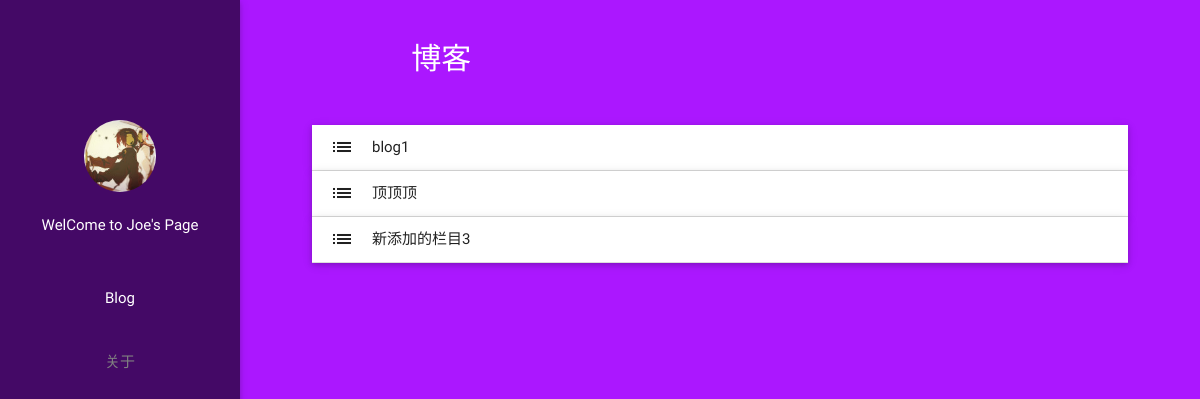
The app's page /blogs, older data.
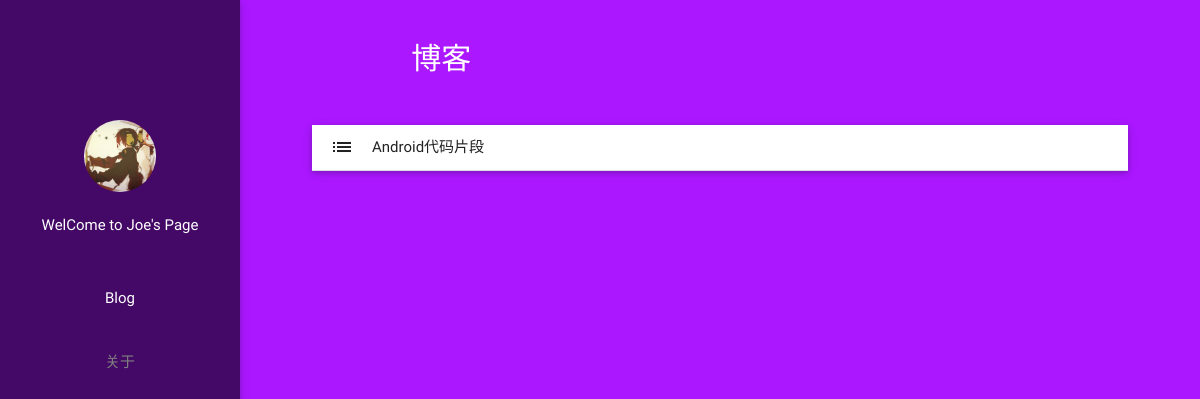
The same page, newer data.
### blog/models.py (models this page shows)
class BlogColumn(models.Model):
    name = models.CharField(max_length=20, unique=True, null=False)
    date = models.DateField(auto_now=True)

### blog/views.py (the view)
# urls.py: url(r'^blogs$', views.blog),
def blog(request):
    context = {"checkItem": 1, "title": "博客"}
    columns = BlogColumn.objects.all()
    blogs = Blog.objects.all()
    context['columns'] = columns
    context['blogs'] = blogs
    return render_to_response('blogs.html', context)

### templates/blogs.html (shortened to what this page needs)
{% extends 'index.html' %}
{% load staticfiles %}
{% block staticFile %}
    <link rel="stylesheet" href="{% static "css/index/blog.css" %}"/>
    <link rel="stylesheet" href="//cdnjs.cloudflare.com/ajax/libs/highlight.js/9.6.0/styles/dracula.min.css">
{% endblock %}
{% block content %}
    <ul class="collapsible popout" data-collapsible="expandable">
        {% for column in columns %}
            <li>
                <div class="collapsible-header"><i class="material-icons">list</i>{{ column.name }}</div>
            </li>
        {% endfor %}
    </ul>
{% endblock %}

### templates/index.html (shortened to what this page needs)
{% load staticfiles %}
<!DOCTYPE html>
<html>
<head>
    <link type="text/css" rel="stylesheet" href="{% static "css/materialize.min.css" %}" media="screen,projection"/>
    <link rel="stylesheet" href="{% static "css/index/index.css" %}">
    {% block staticFile %}
    {% endblock %}
</head>
<body>
<div>
    <ul id="sidemenu" class="side-nav fixed center show-on-large">
        <div id="menu" style="margin-top: 50%;">
            <img src="{% static "imgs/headimg.jpg" %}" class="navheaderimg circle"/>
            <p style="margin-bottom: 30px;">WelCome to Joe's Page</p>
            <li>
                <a {% if checkItem == 1 %}
                    id="activeItem"
                {% endif %} href="blogs" class="menuItem waves-effect waves-light">Blog</a></li>
            <li>
                <a  href="about" class="menuItem waves-effect waves-light">关于</a></li>
        </div>
    </ul>
    <main style="padding-top: 20px;">
        <div id="header">
            <div class="row valign-wrapper">
                <h5 id="tabtitle" class="col s12 m6 l6">
                    {{ title }}
                </h5>
            </div>
        </div>
        <div id="webContent" class="transparent center-block">
            {% block content %}
            {% endblock %}
        </div>
    </main>
</div>
</body>
</html>

### blog/static/css/index/index.css (style rules this page uses)
body { background-color: #ab17ff; }
#header { height: auto; margin-top: 10px; }
.navheaderimg { width: 30% }
#webContent { width: 90%; margin-top: 40px; }
#tabtitle { color: white; font-size: 30px; margin-left: 0; }
#sidemenu { background: rgba(0, 0, 0, 0.6); }
#sidemenu p { color: white; }
#sidemenu li a { color: grey; }
#sidemenu #activeItem { color: white }
main { padding-left: 240px; }

Row changes from the older to the newer data that the page shows:
removed BlogColumn: name "blog1"
removed BlogColumn: name "顶顶顶"
removed BlogColumn: name "新添加的栏目3"
added BlogColumn: name "Android代码片段"
